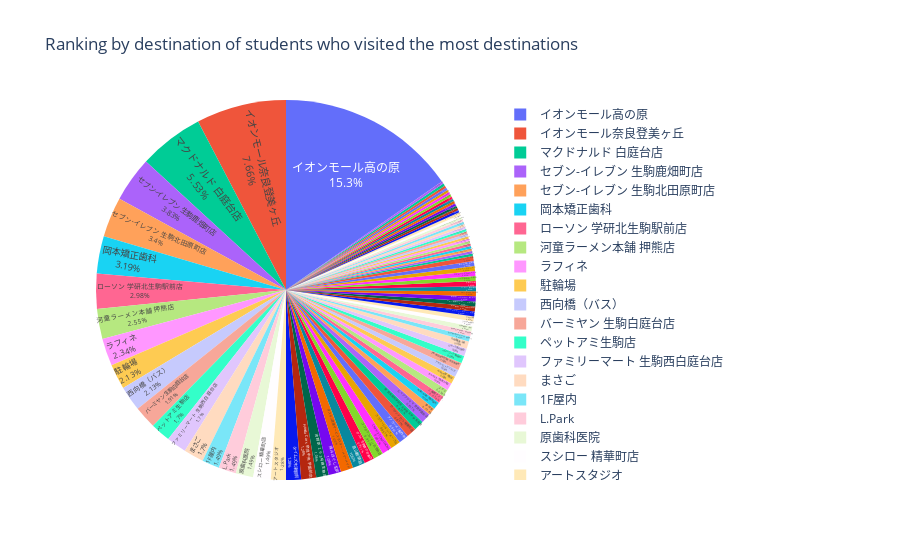

Notebook code for this chart:
### Code cell
"""spot_nameを集計して、円グラフにする"""
import plotly.express as px
most_used_user_spot_df = most_used_user_df["spot_name"].value_counts().reset_index()
most_used_user_spot_df.columns = ["spot_name", "count"]
fig = px.pie(most_used_user_spot_df, values="count", names="spot_name", title="Ranking by destination of students who visited the most destinations")
fig.update_traces(textposition='inside', textinfo='percent+label') 
fig.show()

### Figure 1 — Plotly figure (JSON) as saved in the notebook; plotly's stock layout.template omitted (floating-point values rounded to 4 significant figures)
{"data": [{"domain": {"x": [0, 1], "y": [0, 1]}, "hovertemplate": "spot_name=%{label}<br>count=%{value}<extra></extra>", "labels": ["イオンモール高の原", "イオンモール奈良登美ヶ丘", "マクドナルド 白庭台店", "セブン-イレブン 生駒鹿畑町店", "セブン-イレブン 生駒北田原町店", "岡本矯正歯科", "ローソン 学研北生駒駅前店", "河童ラーメン本舗 押熊店", "ラフィネ", "駐輪場", "西向橋（バス）", "バーミヤン 生駒白庭台店", "ペットアミ生駒店", "ファミリーマート 生駒西白庭台店", "まさご", "1F屋内", "L.Park", "原歯科医院", "スシロー 精華町店", "アートスタジオ", "タイムズ木津駅前", "Honda Cars 奈良中央 学園前店", "吉野家 １６３号線生駒店", "揉みほぐし名家", "ダスキン菜畑サービスマスター・メリーメイド", "高山郵便局", "ガスト 生駒鹿の台東店", "ココカラファイン 北生駒店", "Champ TOMIGAOKA", "フラワーショップメープル", "アノラーメン製作所", "かつアンドかつ 精華町店", "奈良先端科学技術大学院大学 学生宿舎", "ルイジアナママ 奈良学園前店", "夢咲家", "木津川市役所 西部出張所", "二輪館P.F.D.", "ユクリ", "きんのぶた 北生駒上町店", "ゆららの湯 押熊店", "アサヒペットクリニック", "（株）建設技術研究所 奈良事務所", "ハローワーク大和郡山", "ピザーラ 高の原店", "化成品産業（株）", "石臼挽き手打ちそば 蕎麦人", "帝塚山中学校・高等学校", "大和織布（有）", "うなぎの豊川", "上村大橋", "フリルアイビューティー・北生駒店", "WAY書店 TSUTAYA奈良押熊店", "マキノ健康センター・マキノ整骨院", "美容室 ヘアサロン 絆-キズナ-", "Hair Make SNIPE", "ラ･ムー 東大阪店", "生駒北大和", "コメダ珈琲店 生駒店", "ひろせバレエ2ndスタジオ", "やまとホームサービス", "餃子の王将 押熊店", "auショップ 押熊", "登美ヶ丘リハビリテーション病院", "CARBOO", "お好み焼き・鉄板焼き きん太 奈良学園前店", "くろちゃん", "幸生堂薬局 生駒店", "オクムラ薬局", "カーコンビニ倶楽部 西大寺駅前店", "Dog salon kerico", "ヤンマーコイン精米所", "高山製菓株式会社", "マクドナルド ビエラタウンけいはんな店", "ナマステインディアレストラン", "EV充電スタンド", "どいクリニック", "セブン-イレブン 奈良押熊町店", "コスモ石油 B-cleセンターけいはんな光台 SS (上原成商事)", "生駒北大和郵便局", "タイムズのB コメリパワー生駒店駐車場", "越後 押熊店", "コスモ石油 セルフ登美ヶ丘 SS (コスモ石油販売大阪カンパニー)", "登美ヶ丘駅前駐車場", "ヤマト運輸 学研営業所（あすか野）", "日向整骨院木津院", "ケーズデンキ 高の原店", "つけ麺 無心", "ツーリスト企画 高の原営業所", "あげあげ奈良・富士屋", "ダイソー SUCオークワ生駒上町店", "（株）サンケア", "株式会社 マティック．", "樋の平（バス）", "ピザハット ならやま大通り押熊店"], "legendgroup": "", "name": "", "showlegend": true, "textinfo": "percent+label", "textposition": "inside", "type": "pie", "values": [72, 36, 26, 18, 16, 15, 14, 12, 11, 10, 10, 9, 8, 8, 8, 7, 7, 7, 7, 6, 6, 6, 5, 5, 5, 5, 4, 4, 4, 4, 4, 4, 4, 4, 3, 3, 3, 3, 3, 3, 3, 3, 3, 3, 3, 2, 2, 2, 2, 2, 2, 2, 2, 2, 2, 2, 2, 2, 2, 2, 2, 2, 1, 1, 1, 1, 1, 1, 1, 1, 1, 1, 1, 1, 1, 1, 1, 1, 1, 1, 1, 1, 1, 1, 1, 1, 1, 1, 1, 1, 1, 1, 1, 1]}], "layout": {"legend": {"tracegroupgap": 0}, "title": {"text": "Ranking by destination of students who visited the most destinations"}}}
